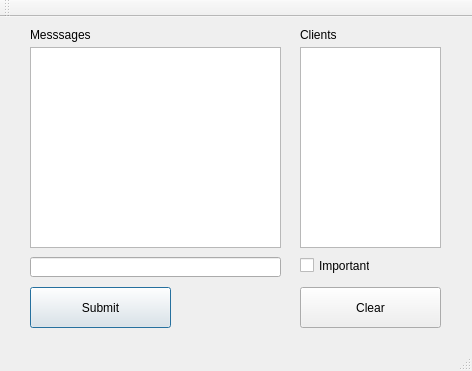
<?xml version="1.0" encoding="UTF-8"?>
<ui version="4.0">
 <class>Window</class>
 <widget class="QMainWindow" name="Window">
  <property name="geometry">
   <rect>
    <x>0</x>
    <y>0</y>
    <width>472</width>
    <height>371</height>
   </rect>
  </property>
  <property name="windowTitle">
   <string>Window</string>
  </property>
  <widget class="QWidget" name="centralWidget">
   <widget class="QTextEdit" name="messageField">
    <property name="geometry">
     <rect>
      <x>30</x>
      <y>30</y>
      <width>251</width>
      <height>201</height>
     </rect>
    </property>
    <property name="focusPolicy">
     <enum>Qt::StrongFocus</enum>
    </property>
    <property name="readOnly">
     <bool>true</bool>
    </property>
   </widget>
   <widget class="QPushButton" name="clearButton">
    <property name="geometry">
     <rect>
      <x>300</x>
      <y>270</y>
      <width>141</width>
      <height>41</height>
     </rect>
    </property>
    <property name="text">
     <string>Clear</string>
    </property>
   </widget>
   <widget class="QPushButton" name="submitButton">
    <property name="geometry">
     <rect>
      <x>30</x>
      <y>270</y>
      <width>141</width>
      <height>41</height>
     </rect>
    </property>
    <property name="text">
     <string>Submit</string>
    </property>
    <property name="autoDefault">
     <bool>true</bool>
    </property>
    <property name="default">
     <bool>true</bool>
    </property>
   </widget>
   <widget class="QLabel" name="textLabel">
    <property name="geometry">
     <rect>
      <x>30</x>
      <y>10</y>
      <width>61</width>
      <height>16</height>
     </rect>
    </property>
    <property name="text">
     <string>Messsages</string>
    </property>
   </widget>
   <widget class="QLabel" name="textLabel_2">
    <property name="geometry">
     <rect>
      <x>300</x>
      <y>10</y>
      <width>61</width>
      <height>16</height>
     </rect>
    </property>
    <property name="text">
     <string>Clients</string>
    </property>
   </widget>
   <widget class="QListWidget" name="clientList">
    <property name="geometry">
     <rect>
      <x>300</x>
      <y>30</y>
      <width>141</width>
      <height>201</height>
     </rect>
    </property>
   </widget>
   <widget class="QLineEdit" name="inputField">
    <property name="geometry">
     <rect>
      <x>30</x>
      <y>240</y>
      <width>251</width>
      <height>20</height>
     </rect>
    </property>
    <property name="clearButtonEnabled">
     <bool>false</bool>
    </property>
   </widget>
   <widget class="QCheckBox" name="checkBox">
    <property name="geometry">
     <rect>
      <x>300</x>
      <y>240</y>
      <width>70</width>
      <height>17</height>
     </rect>
    </property>
    <property name="text">
     <string>Important</string>
    </property>
   </widget>
  </widget>
  <widget class="QMenuBar" name="menuBar">
   <property name="geometry">
    <rect>
     <x>0</x>
     <y>0</y>
     <width>472</width>
     <height>21</height>
    </rect>
   </property>
  </widget>
  <widget class="QToolBar" name="mainToolBar">
   <attribute name="toolBarArea">
    <enum>TopToolBarArea</enum>
   </attribute>
   <attribute name="toolBarBreak">
    <bool>false</bool>
   </attribute>
  </widget>
  <widget class="QStatusBar" name="statusBar"/>
 </widget>
 <layoutdefault spacing="6" margin="11"/>
 <tabstops>
  <tabstop>inputField</tabstop>
  <tabstop>submitButton</tabstop>
  <tabstop>clearButton</tabstop>
  <tabstop>messageField</tabstop>
  <tabstop>clientList</tabstop>
 </tabstops>
 <resources/>
 <connections>
  <connection>
   <sender>clearButton</sender>
   <signal>clicked()</signal>
   <receiver>inputField</receiver>
   <slot>clear()</slot>
   <hints>
    <hint type="sourcelabel">
     <x>280</x>
     <y>306</y>
    </hint>
    <hint type="destinationlabel">
     <x>155</x>
     <y>282</y>
    </hint>
   </hints>
  </connection>
  <connection>
   <sender>inputField</sender>
   <signal>returnPressed()</signal>
   <receiver>submitButton</receiver>
   <slot>click()</slot>
   <hints>
    <hint type="sourcelabel">
     <x>155</x>
     <y>282</y>
    </hint>
    <hint type="destinationlabel">
     <x>100</x>
     <y>323</y>
    </hint>
   </hints>
  </connection>
 </connections>
</ui>
